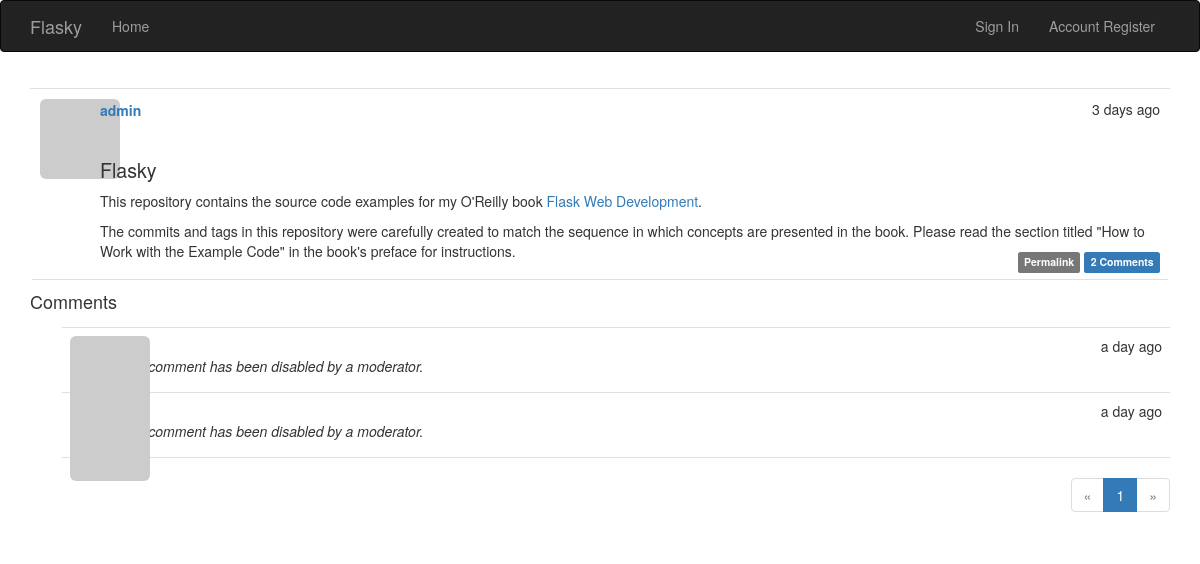
Before: /post/105 with the older database file.
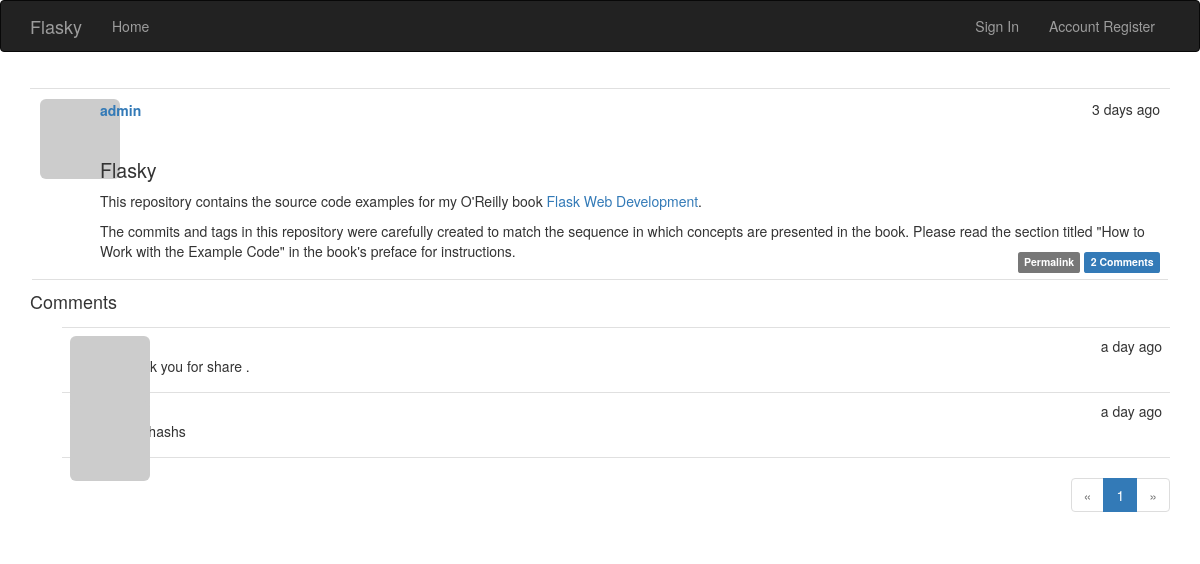
After: the same page with the newer database file.
### app/models.py (models this page shows, shortened)
class Comment(db.Model):
    __tablename__ = 'comments'
    id = db.Column(db.Integer, primary_key=True)
    body = db.Column(db.Text)
    body_html = db.Column(db.Text)
    timestamp = db.Column(db.DateTime, default=datetime.utcnow)
    disabled = db.Column(db.Boolean)
    author_id = db.Column(db.Integer, db.ForeignKey('users.id'))
    post_id = db.Column(db.Integer, db.ForeignKey('posts.id'))

### app/main/views.py (the view, shortened to what this page needs)
@main.route('/post/<int:id>', methods=["POST", "GET"])
def post(id):
    post = Post.query.get_or_404(id)
    form = CommentForm()
    page = request.args.get('page', 1, type=int)
    if page == -1:
        page = (post.comments.count()-1)/current_app.config['FLASKY_COMMENTS_PER_PAGE']+1
    pagination = post.comments.order_by(Comment.timestamp.asc()).paginate(
        page, per_page=current_app.config['FLASKY_COMMENTS_PER_PAGE'],
        error_out=False)
    comments  = pagination.items
    return render_template('post.html', posts=[post], form=form, comments=comments,
                           pagination=pagination)

### app/auth/views.py (called while the page is built)
@auth.before_app_request
def before_request():
    if current_user.is_authenticated:
        current_user.ping()
        if not current_user.confirmed and request.endpoint[:5] != 'auth.':
            return redirect(url_for('auth.unconfirmed'))

### app/main/__init__.py (called while the page is built)
@main.app_context_processor
def inject_permissions():
    return dict(Permission=Permission)

### app/models.py (called while the page is built)
    def gravatar(self, size=100, default='identicon', rating='g'):
        if request.is_secure:
            url = 'http://en.gravatar.com/avatar/'
        else:
            url = 'http://en.gravatar.com/avatar/'
        hash = self.avatar_hash or hashlib.md5(self.email.encode('utf-8')).hexdigest()
        return '{url}/{hash}?s={size}&d={default}&r={rating}'.format(
            url=url, hash=hash, size=size, default=default, rating=rating)

    def can(self, permissions):
        return False

    def is_administrator(selfs):
        return False

### app/templates/post.html (shortened to what this page needs)
{% extends "base.html" %}
{% import "bootstrap/wtf.html" as wtf %}
{% import "_macros.html" as macros %}
{% block page_content %}
{% include '_posts.html' %}
<h4 id="comments">Comments</h4>
{% include '_comments.html' %}
{% if pagination %}
<div class="pagination">
    {{ macros.pagination_widget(pagination, '.post', fragment='#comments', id=posts[0].id) }}
</div>
{% endif %}
{% endblock %}

### app/templates/_comments.html (shortened to what this page needs)
<ul class="comments">
    {% for comment in comments %}
    <li class="comment">
        <div class="comment-thumbnail">
            <a href="{{ url_for('.user', username=comment.author.username) }}">
                <img class="img-rounded profile-thumbnail" src="{{ comment.author.gravatar(size=40) }}">
            </a>
        </div>
        <div class="comment-content">
            <div class="comment-date">{{ moment(comment.timestamp).fromNow() }}</div>
            <div class="comment-author"><a href="{{ url_for('.user', username=comment.author.username) }}">{{ comment.author.username }}</a></div>
            <div class="comment-body">
                {% if comment.disabled %}
                <p><i>This comment has been disabled by a moderator.</i></p>
                {% endif %}
                {% if moderate or not comment.disabled %}
                    {% if comment.body_html %}
                        {{ comment.body_html | safe }}
                    {% else %}
                        {{ comment.body }}
                    {% endif %}
                {% endif %}
            </div>
        </div>
    </li>
    {% endfor %}
</ul>

Changed rows visible on the page:
changed Comment: body_html (not shown) → "Thank you for share ."; no longer shows "This comment has been disabled by a moderator."
changed Comment: body_html (not shown) → "hhashashs"; no longer shows "This comment has been disabled by a moderator."
